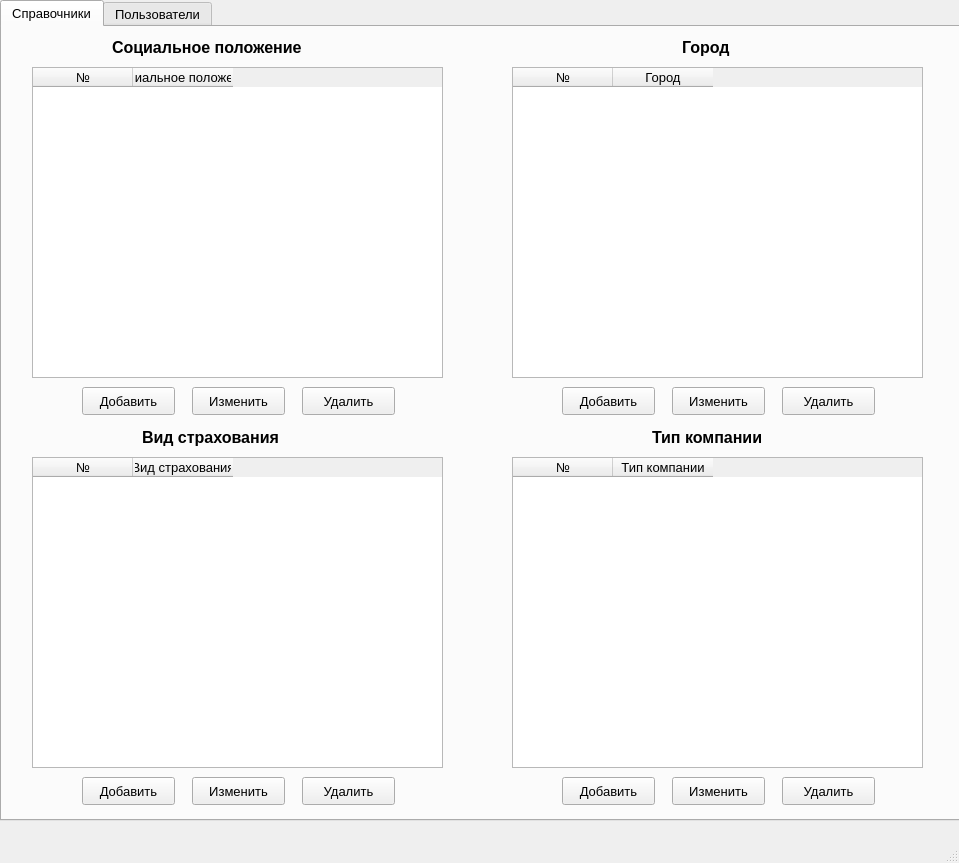
<?xml version="1.0" encoding="UTF-8"?>
<ui version="4.0">
 <class>MainWindow</class>
 <widget class="QMainWindow" name="MainWindow">
  <property name="geometry">
   <rect>
    <x>0</x>
    <y>0</y>
    <width>959</width>
    <height>863</height>
   </rect>
  </property>
  <property name="windowTitle">
   <string>Администратор</string>
  </property>
  <widget class="QWidget" name="centralwidget">
   <widget class="QTabWidget" name="tabWidget">
    <property name="geometry">
     <rect>
      <x>0</x>
      <y>0</y>
      <width>961</width>
      <height>821</height>
     </rect>
    </property>
    <property name="font">
     <font>
      <pointsize>10</pointsize>
     </font>
    </property>
    <property name="currentIndex">
     <number>0</number>
    </property>
    <widget class="QWidget" name="tab">
     <attribute name="title">
      <string>Справочники</string>
     </attribute>
     <widget class="QPushButton" name="deletecompanytypeButton">
      <property name="geometry">
       <rect>
        <x>780</x>
        <y>750</y>
        <width>93</width>
        <height>28</height>
       </rect>
      </property>
      <property name="text">
       <string>Удалить</string>
      </property>
     </widget>
     <widget class="QLabel" name="label_2">
      <property name="geometry">
       <rect>
        <x>140</x>
        <y>400</y>
        <width>191</width>
        <height>21</height>
       </rect>
      </property>
      <property name="font">
       <font>
        <pointsize>12</pointsize>
        <weight>75</weight>
        <bold>true</bold>
       </font>
      </property>
      <property name="text">
       <string>Вид страхования</string>
      </property>
     </widget>
     <widget class="QLabel" name="label_4">
      <property name="geometry">
       <rect>
        <x>650</x>
        <y>400</y>
        <width>161</width>
        <height>21</height>
       </rect>
      </property>
      <property name="font">
       <font>
        <pointsize>12</pointsize>
        <weight>75</weight>
        <bold>true</bold>
       </font>
      </property>
      <property name="text">
       <string>Тип компании</string>
      </property>
     </widget>
     <widget class="QTableWidget" name="citiesTable">
      <property name="geometry">
       <rect>
        <x>510</x>
        <y>40</y>
        <width>411</width>
        <height>311</height>
       </rect>
      </property>
      <attribute name="verticalHeaderVisible">
       <bool>false</bool>
      </attribute>
      <column>
       <property name="text">
        <string>№</string>
       </property>
      </column>
      <column>
       <property name="text">
        <string>Город</string>
       </property>
      </column>
     </widget>
     <widget class="QPushButton" name="deletecityButton">
      <property name="geometry">
       <rect>
        <x>780</x>
        <y>360</y>
        <width>93</width>
        <height>28</height>
       </rect>
      </property>
      <property name="text">
       <string>Удалить</string>
      </property>
     </widget>
     <widget class="QPushButton" name="addinsurancetypeButton">
      <property name="geometry">
       <rect>
        <x>80</x>
        <y>750</y>
        <width>93</width>
        <height>28</height>
       </rect>
      </property>
      <property name="text">
       <string>Добавить</string>
      </property>
     </widget>
     <widget class="QPushButton" name="deleteinsurancetypeButton">
      <property name="geometry">
       <rect>
        <x>300</x>
        <y>750</y>
        <width>93</width>
        <height>28</height>
       </rect>
      </property>
      <property name="text">
       <string>Удалить</string>
      </property>
     </widget>
     <widget class="QPushButton" name="addcompanytypeButton">
      <property name="geometry">
       <rect>
        <x>560</x>
        <y>750</y>
        <width>93</width>
        <height>28</height>
       </rect>
      </property>
      <property name="text">
       <string>Добавить</string>
      </property>
     </widget>
     <widget class="QTableWidget" name="insurancetypesTable">
      <property name="geometry">
       <rect>
        <x>30</x>
        <y>430</y>
        <width>411</width>
        <height>311</height>
       </rect>
      </property>
      <attribute name="verticalHeaderVisible">
       <bool>false</bool>
      </attribute>
      <column>
       <property name="text">
        <string>№</string>
       </property>
      </column>
      <column>
       <property name="text">
        <string>Вид страхования</string>
       </property>
      </column>
     </widget>
     <widget class="QTableWidget" name="socialstatusesTable">
      <property name="geometry">
       <rect>
        <x>30</x>
        <y>40</y>
        <width>411</width>
        <height>311</height>
       </rect>
      </property>
      <attribute name="verticalHeaderVisible">
       <bool>false</bool>
      </attribute>
      <column>
       <property name="text">
        <string>№</string>
       </property>
      </column>
      <column>
       <property name="text">
        <string>Социальное положение</string>
       </property>
      </column>
     </widget>
     <widget class="QTableWidget" name="companytypesTable">
      <property name="geometry">
       <rect>
        <x>510</x>
        <y>430</y>
        <width>411</width>
        <height>311</height>
       </rect>
      </property>
      <attribute name="verticalHeaderVisible">
       <bool>false</bool>
      </attribute>
      <column>
       <property name="text">
        <string>№</string>
       </property>
      </column>
      <column>
       <property name="text">
        <string>Тип компании</string>
       </property>
      </column>
     </widget>
     <widget class="QPushButton" name="addsocialstatusButton">
      <property name="geometry">
       <rect>
        <x>80</x>
        <y>360</y>
        <width>93</width>
        <height>28</height>
       </rect>
      </property>
      <property name="text">
       <string>Добавить</string>
      </property>
     </widget>
     <widget class="QPushButton" name="deletesocialstatusButton">
      <property name="geometry">
       <rect>
        <x>300</x>
        <y>360</y>
        <width>93</width>
        <height>28</height>
       </rect>
      </property>
      <property name="text">
       <string>Удалить</string>
      </property>
     </widget>
     <widget class="QLabel" name="label">
      <property name="geometry">
       <rect>
        <x>110</x>
        <y>10</y>
        <width>251</width>
        <height>21</height>
       </rect>
      </property>
      <property name="font">
       <font>
        <pointsize>12</pointsize>
        <weight>75</weight>
        <bold>true</bold>
       </font>
      </property>
      <property name="text">
       <string>Социальное положение</string>
      </property>
     </widget>
     <widget class="QLabel" name="label_3">
      <property name="geometry">
       <rect>
        <x>680</x>
        <y>10</y>
        <width>81</width>
        <height>21</height>
       </rect>
      </property>
      <property name="font">
       <font>
        <pointsize>12</pointsize>
        <weight>75</weight>
        <bold>true</bold>
       </font>
      </property>
      <property name="text">
       <string>Город</string>
      </property>
     </widget>
     <widget class="QPushButton" name="addcityButton">
      <property name="geometry">
       <rect>
        <x>560</x>
        <y>360</y>
        <width>93</width>
        <height>28</height>
       </rect>
      </property>
      <property name="text">
       <string>Добавить</string>
      </property>
     </widget>
     <widget class="QPushButton" name="editsocialstatusButton">
      <property name="geometry">
       <rect>
        <x>190</x>
        <y>360</y>
        <width>93</width>
        <height>28</height>
       </rect>
      </property>
      <property name="text">
       <string>Изменить</string>
      </property>
     </widget>
     <widget class="QPushButton" name="editinsurancetypeButton">
      <property name="geometry">
       <rect>
        <x>190</x>
        <y>750</y>
        <width>93</width>
        <height>28</height>
       </rect>
      </property>
      <property name="text">
       <string>Изменить</string>
      </property>
     </widget>
     <widget class="QPushButton" name="editcityButton">
      <property name="geometry">
       <rect>
        <x>670</x>
        <y>360</y>
        <width>93</width>
        <height>28</height>
       </rect>
      </property>
      <property name="text">
       <string>Изменить</string>
      </property>
     </widget>
     <widget class="QPushButton" name="editcompanytypeButton">
      <property name="geometry">
       <rect>
        <x>670</x>
        <y>750</y>
        <width>93</width>
        <height>28</height>
       </rect>
      </property>
      <property name="text">
       <string>Изменить</string>
      </property>
     </widget>
    </widget>
    <widget class="QWidget" name="tab_3">
     <attribute name="title">
      <string>Пользователи</string>
     </attribute>
     <widget class="QPushButton" name="deleteuserButton">
      <property name="geometry">
       <rect>
        <x>540</x>
        <y>700</y>
        <width>221</width>
        <height>31</height>
       </rect>
      </property>
      <property name="font">
       <font>
        <pointsize>14</pointsize>
       </font>
      </property>
      <property name="text">
       <string>Удалить</string>
      </property>
     </widget>
     <widget class="QPushButton" name="adduserButton">
      <property name="geometry">
       <rect>
        <x>190</x>
        <y>700</y>
        <width>221</width>
        <height>31</height>
       </rect>
      </property>
      <property name="font">
       <font>
        <pointsize>14</pointsize>
       </font>
      </property>
      <property name="text">
       <string>Добавить</string>
      </property>
     </widget>
     <widget class="QTableWidget" name="usersTable">
      <property name="geometry">
       <rect>
        <x>70</x>
        <y>60</y>
        <width>811</width>
        <height>621</height>
       </rect>
      </property>
      <attribute name="verticalHeaderVisible">
       <bool>false</bool>
      </attribute>
      <column>
       <property name="text">
        <string>Логин</string>
       </property>
      </column>
      <column>
       <property name="text">
        <string>Филиал</string>
       </property>
      </column>
      <column>
       <property name="text">
        <string>Роль</string>
       </property>
      </column>
     </widget>
     <widget class="QLabel" name="label_5">
      <property name="geometry">
       <rect>
        <x>390</x>
        <y>20</y>
        <width>181</width>
        <height>21</height>
       </rect>
      </property>
      <property name="font">
       <font>
        <pointsize>14</pointsize>
        <weight>75</weight>
        <bold>true</bold>
       </font>
      </property>
      <property name="text">
       <string>Пользователи</string>
      </property>
     </widget>
    </widget>
   </widget>
  </widget>
  <widget class="QMenuBar" name="menubar">
   <property name="geometry">
    <rect>
     <x>0</x>
     <y>0</y>
     <width>959</width>
     <height>26</height>
    </rect>
   </property>
  </widget>
  <widget class="QStatusBar" name="statusbar"/>
 </widget>
 <resources/>
 <connections/>
</ui>
